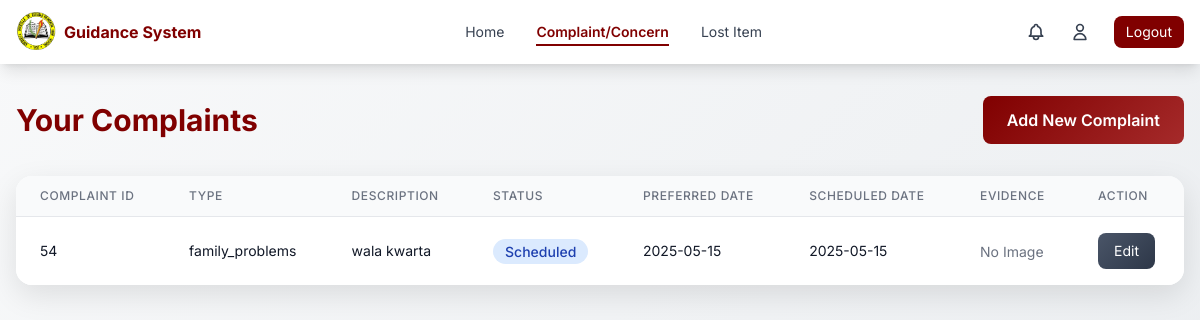
The app's page /pages/complaint-concern.php (signed in) with its own data.
### tables this page shows
CREATE TABLE `complaints_concerns` (
  `id` int(11) NOT NULL,
  `student_id` int(45) DEFAULT NULL,
  `type` varchar(255) DEFAULT NULL,
  `description` varchar(255) DEFAULT NULL,
  `evidence` mediumblob DEFAULT NULL,
  `mime_type` varchar(255) DEFAULT NULL,
  `preferred_counseling_date` varchar(255) DEFAULT NULL,
  `scheduled_date` varchar(255) DEFAULT NULL,
  `scheduled_time` varchar(255) DEFAULT NULL,
  `status` varchar(255) DEFAULT NULL,
  `date_created` varchar(255) DEFAULT NULL,
  `time_created` varchar(255) DEFAULT NULL,
  `updated_at` varchar(255) DEFAULT NULL
);

### pages/complaint-concern.php (the view, shortened to what this page needs)
<?php
require_once '../logic/db_connection.php';
$student_id = $_SESSION['student_id'];
$stmt = $pdo->prepare(SQL_LIST_COMPLAINTS_CONCERNS_BY_STUDENT);
$stmt->execute([$student_id]);
$complaints = $stmt->fetchAll(PDO::FETCH_ASSOC);
?>
<!DOCTYPE html>
<html lang="en">
<head>
    <script src="https://cdn.tailwindcss.com"></script>
</head>
<body class="min-h-screen">
    <?php include 'navigation.php'; ?>
    <main class="max-w-7xl mx-auto px-4 py-8">
        <div class="flex justify-between items-center mb-8">
            <h1 class="text-2xl md:text-3xl font-bold text-[#800000]">Your Complaints</h1>
            <a href="complaint-concern-form.php" class="btn-primary text-white px-6 py-3 rounded-lg font-semibold">
                Add New Complaint
            </a>
        </div>
        <div class="table-container">
            <div class="overflow-x-auto">
                <table class="min-w-full divide-y divide-gray-200">
                    <thead class="bg-gray-50">
                        <tr>
                            <th scope="col" class="px-6 py-3 text-left text-xs font-medium text-gray-500 uppercase tracking-wider">Complaint ID</th>
                            <th scope="col" class="px-6 py-3 text-left text-xs font-medium text-gray-500 uppercase tracking-wider">Type</th>
                            <th scope="col" class="px-6 py-3 text-left text-xs font-medium text-gray-500 uppercase tracking-wider">Description</th>
                            <th scope="col" class="px-6 py-3 text-left text-xs font-medium text-gray-500 uppercase tracking-wider">Status</th>
                            <th scope="col" class="px-6 py-3 text-left text-xs font-medium text-gray-500 uppercase tracking-wider">Preferred Date</th>
                            <th scope="col" class="px-6 py-3 text-left text-xs font-medium text-gray-500 uppercase tracking-wider">Scheduled Date</th>
                            <th scope="col" class="px-6 py-3 text-left text-xs font-medium text-gray-500 uppercase tracking-wider">Evidence</th>
                            <th scope="col" class="px-6 py-3 text-left text-xs font-medium text-gray-500 uppercase tracking-wider">Action</th>
                        </tr>
                    </thead>
                    <tbody class="bg-white divide-y divide-gray-200">
                        <?php if (!empty($complaints)): ?>
                            <?php foreach ($complaints as $complaint): ?>
                                <tr class="hover:bg-gray-50">
                                    <td class="px-6 py-4 whitespace-nowrap text-sm text-gray-900"><?php echo $complaint['id']; ?></td>
                                    <td class="px-6 py-4 whitespace-nowrap text-sm text-gray-900"><?php echo $complaint['type']; ?></td>
                                    <td class="px-6 py-4 text-sm text-gray-900"><?php echo $complaint['description']; ?></td>
                                    <td class="px-6 py-4 whitespace-nowrap">
                                        <span class="status-badge status-<?php echo strtolower($complaint['status']); ?>">
                                            <?php echo ucfirst($complaint['status']); ?>
                                        </span>
                                    </td>
                                    <td class="px-6 py-4 whitespace-nowrap text-sm text-gray-900">
                                        <?php echo $complaint['preferred_counseling_date']; ?>
                                    </td>
                                    <td class="px-6 py-4 whitespace-nowrap text-sm text-gray-900">
                                        <?php
                                        if ($complaint['status'] == 'pending') {
                                            echo 'N/A';
                                        } else if ($complaint['status'] == 'scheduled') {
                                            echo $complaint['scheduled_date'];
                                        } else if ($complaint['status'] == 'resolved') {
                                            echo $complaint['scheduled_date'] . " (Resolved)";
                                        }
                                        ?>
                                    </td>
                                    <td class="px-6 py-4 whitespace-nowrap">
                                        <?php if (!empty($complaint['evidence']) && !empty($complaint['mime_type'])): ?>
                                            <img
                                                 alt="Evidence"
                                                 class="w-16 h-16 object-cover rounded-lg shadow-sm" />
                                        <?php else: ?>
                                            <span class="text-sm text-gray-500">No Image</span>
                                        <?php endif; ?>
                                    </td>
                                    <td class="px-6 py-4 whitespace-nowrap text-sm">
                                        <form action="complaint-concern-form.php" method="POST" class="inline">
                                            <button type="submit" class="btn-secondary text-white px-4 py-2 rounded-lg text-sm">
                                                Edit
                                            </button>
                                        </form>
                                    </td>
                                </tr>
                            <?php endforeach; ?>
                        <?php endif; ?>
                    </tbody>
                </table>
            </div>
        </div>
    </main>
</body>
</html>

### pages/complaint-concern.php (style rules this page uses)
body { font-family: 'Inter', sans-serif; background: linear-gradient(135deg, #f8f9fa 0%, #e9ecef 100%); }
.table-container { background: linear-gradient(145deg, #ffffff 0%, #f8f9fa 100%); box-shadow: 0 10px 30px rgba(0, 0, 0, 0.1); border-radius: 1rem; overflow: hidden; }
.btn-primary { background: linear-gradient(135deg, #800000 0%, #a52a2a 100%); transition: all 0.3s ease; }
.btn-secondary { background: linear-gradient(135deg, #4a5568 0%, #2d3748 100%); transition: all 0.3s ease; }
.status-badge { padding: 0.25rem 0.75rem; border-radius: 9999px; font-size: 0.875rem; font-weight: 500; }
.status-scheduled { background-color: #dbeafe; color: #1e40af; }

### records on screen
complaints_concerns: id "54", type "family_problems", description "wala kwarta", status "Scheduled", preferred_counseling_date "2025-05-15", scheduled_date "2025-05-15", shows "No Image"
